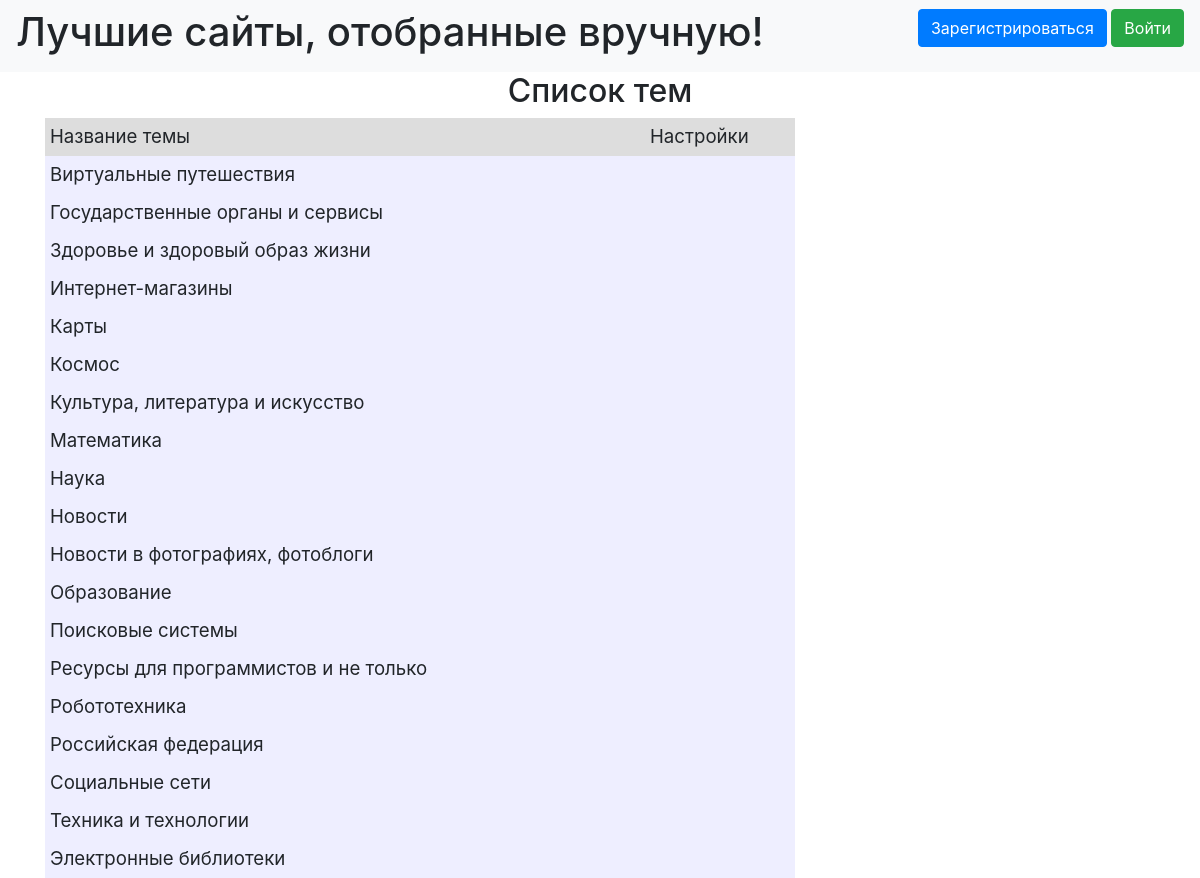
The app's page /0/topics, older data.
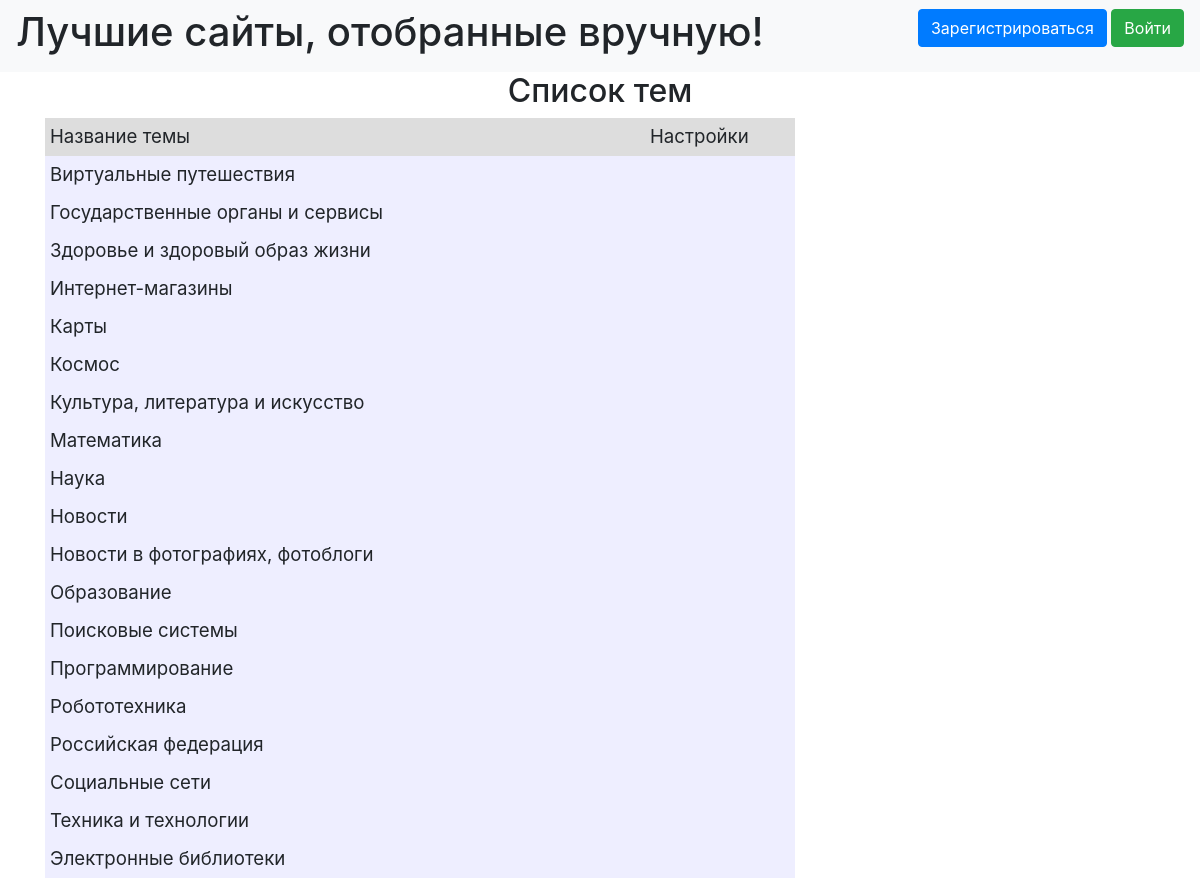
The same page, newer data.
### data/topics.py (models this page shows, shortened)
class Topic(SqlAlchemyBase):
    __tablename__ = 'topics'
    id = sqlalchemy.Column(sqlalchemy.Integer, primary_key=True, autoincrement=True)
    topic_title = sqlalchemy.Column(sqlalchemy.String)
    user_id = sqlalchemy.Column(sqlalchemy.Integer, sqlalchemy.ForeignKey("users.id"))
    user = orm.relation('User')
    site = orm.relation("Site", back_populates='topic')

### main.py (the view)
    @app.route("/0/topics")
    def topics():
        session = db_session.create_session()
        if current_user.is_authenticated:
            topics = session.query(Topic).filter(Topic.user_id.in_([1, current_user.id]))
        else:
            topics = session.query(Topic).filter(Topic.user_id == 1)
        list_topics = sorted([p for p in topics], key=lambda q: q.topic_title)
        return render_template("topics.html", list_topics=list_topics, title='Список тем')

### data/db_session.py (called while the page is built)
def create_session() -> Session:
    global __factory
    return __factory()

### templates/topics.html (shortened to what this page needs)
{% extends "base.html" %}
{% block content %}
<h2 align="center">Список тем</h2>
<div class="table_container">
    <table class="my_table">
        <tr class="my_row">
            <td class="title" width="600px" bgcolor="#dddddd">Название темы</td>
            <td class="title" width="150px" bgcolor="#dddddd">Настройки</td>
        </tr>
        {% for topic in list_topics %}
        <tr class="my_row">
            <td class="ordinary" bgcolor="#eeeeff">{{ topic.topic_title.capitalize() }}</td>
            <td class="ordinary" bgcolor="#eeeeff">
            </td>
        </tr>
        {% endfor %}
    </table>
</div>
{% endblock %}

### templates/base.html (shortened to what this page needs)
<!DOCTYPE html>
<html lang="en">
<head>
    <link rel="stylesheet" href="https://stackpath.bootstrapcdn.com/bootstrap/4.4.1/css/bootstrap.min.css"
>
    <link rel="stylesheet" type="text/css" href="../static/css/style.css"/>
</head>
<body>
<header>
    <nav class="navbar navbar-light bg-light">
        <h1>Лучшие сайты, отобранные вручную!</h1>
        {% if current_user.is_authenticated %}
        <a class="navbar-brand" href="/logout">{{ current_user.user_login }} {{ current_user.email }}</a>
        {% else %}
        <p>
            <a class="btn btn-primary " href="/register">Зарегистрироваться</a>
            <a class="btn btn-success" href="/login">Войти</a>
        </p>
        {% endif %}
    </nav>
</header>
<main role="main" class="container">
    {% block content %}{% endblock %}
</main>
</body>
</html>

### static/css/style.css (style rules this page uses)
td.title { background-color: "#dddddd"; align: "center"; font-size: 14pt; padding: 5px; }
td.ordinary { background-color: "#eeeeff"; align: "center"; font-size: 14pt; padding: 5px; }
p { font-size: 12pt; }

Row changes from the older to the newer data that the page shows:
changed Topic: topic_title "Ресурсы для программистов и не только" → "Программирование"
